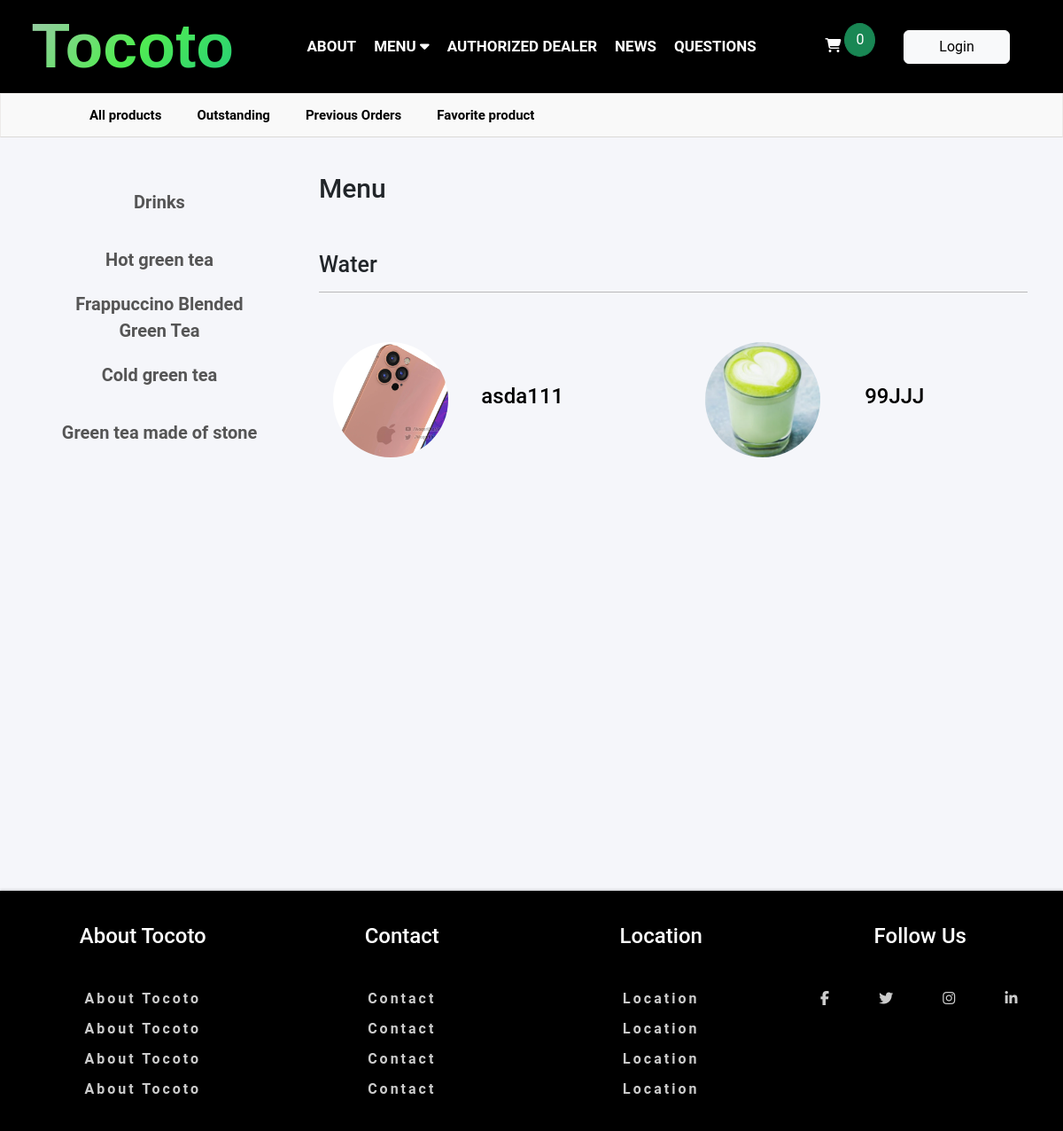
The page /site/products/list.php?name_category=Hot green tea on the database its author committed.
### tables this page shows
CREATE TABLE `categories` (
  `id_category` int(11) NOT NULL,
  `name_category` varchar(100) NOT NULL
);

CREATE TABLE `products` (
  `id_product` int(100) NOT NULL,
  `name_product` varchar(100) NOT NULL,
  `name_category` varchar(100) NOT NULL,
  `price` varchar(10) NOT NULL,
  `image` varchar(100) NOT NULL,
  `discount` int(11) NOT NULL,
  `date_added` date DEFAULT NULL,
  `describe` varchar(2000) NOT NULL,
  `special` int(11) NOT NULL,
  `view` int(11) NOT NULL
);

### site/products/list.php (called while the page is built, shortened)
<?php
require "../../global.php";
require '../../dao/products.php';
if (exist_param("name_category")) {
    $name_category = $_GET['name_category'];
    $items = products_select_by_name_category($name_category);
} else if (exist_param("keyword")) {
} else if (exist_param("btn_list")) {
    $items = products_select_page();
} else {
    $items = products_select_all();
}
require '../layout.php';

### global.php (called while the page is built, shortened)
<?php
$ROOT_URL = "/restaurant-php";
$CONTENT_URL = "$ROOT_URL/content";
$SITE_URL = "$ROOT_URL/site";
$IMAGE_URL = "$CONTENT_URL/imgs";

### dao/pdo.php (called while the page is built, shortened)
<?php
function pdo_get_connection()
{
    $dburl = "mysql:host=localhost;dbname=assignment;charset=utf8";
    $username = 'root';
    $password = '';
    $conn = new PDO($dburl, $username, $password);
    $conn->setAttribute(PDO::ATTR_ERRMODE, PDO::ERRMODE_EXCEPTION);
    return $conn;
}
function pdo_query($sql)
{
    $sql_args = array_slice(func_get_args(), 1);
    try {
        $conn = pdo_get_connection();
        $stmt = $conn->prepare($sql);
        $stmt->execute($sql_args);
        $rows = $stmt->fetchAll();
        return $rows;
    } catch (PDOException $e) {
        throw $e;
    } finally {
        unset($conn);
    }
}

### dao/categories.php (called while the page is built, shortened)
<?php
require_once 'pdo.php';
function categories_select_all()
{
    $sql = "SELECT * FROM categories";
    return pdo_query($sql);
}

### dao/products.php (called while the page is built, shortened)
<?php
require_once 'pdo.php';
function products_select_by_name_category($name_category)
{
    $sql = "SELECT * FROM products WHERE name_category=?";
    return pdo_query($sql, $name_category);
}

### site/layout/categories.php (the view)
<div class="list">
    <a href="<?= $SITE_URL ?>/products/list.php" class='list-a content-zoom text-center'>
        Drinks
    </a>
    <?php
    require '../../dao/categories.php';
    $categories_array = categories_select_all();
    foreach ($categories_array as $categories) {
        $href = "$SITE_URL/products/list.php?name_category=$categories[name_category]";
        echo "
        <a href='$href' class='list-a content-zoom text-center'>
            $categories[name_category]
        </a>
    ";
    }
    ?>
</div>

### site/products/list-ui.php (shortened to what this page needs)
<nav class=" nav--sp">
    <a href="" class="nav-a content-zoom">All products</a>
    <a href="" class="nav-a content-zoom">Outstanding</a>
    <a href="" class="nav-a content-zoom">Previous Orders</a>
    <a href="" class="nav-a content-zoom">Favorite product</a>
</nav>
<section class="section--sp">
    <?php require '../layout/categories.php' ?>
    <div class="product">
        <h3 class="title-menu">Menu</h3>
        <h3 class="title-water">Water</h3>
        <div class="product-menu" id="products">
            <?php
            foreach ($items as $item) {
                extract($item);
            ?>
                <form action="detail.php" method="POST">
                    <div class="">
                        <a href="detail.php?id_product=<?= $id_product ?>" class="product-water content-zoom p-3 text-decoration-none text-black">
                            <img src="<?= $IMAGE_URL ?>/products/<?= $image ?>" alt="" width="50px" class="water-img">
                            <div class="">
                                <h4 class="text-center"><?= $name_product ?></h4>
                            </div>
                        </a>
                    </div>
                </form>
            <?php
            }
            ?>
        </div>
    </div>
</section>

### content/css/main.css (style rules this page uses)
*, *::before, *::after { box-sizing: border-box; }
* { margin: 0; }
html, body { height: 100%; }
body { line-height: 1.5; overflow-x: hidden; }
img, picture, video, canvas, svg { display: block; max-width: 100%; }
p, h1, h2, h3, h4, h5, h6 { overflow-wrap: break-word; }
:root { --primary-font: "Roboto", sans-serif; --primary-color: #2ecc71; --white-color: #f5f6fa; --gray1e: #1e1e1e; --grayb5: #b5b3af; --gray7d: #7d7d7d; --white: #fff; --container: 1100px; --animate-duration: 1s; --animate-delay: 1s; --animate-repeat: 1; }
body { background-color: var(--body-bg); font-family: var(--primary-font) !important; font-weight: 700 !important; }
a { text-decoration: none; color: inherit; }
section { background-color: var(--white-color); }
.content-zoom { transition: transform 0.2s ease-in-out; }
.section--sp { font-family: "Roboto", sans-serif; padding-top: 40px; display: grid; grid-template-columns: 30% 70%; }
.nav--sp { padding-left: 100px; background-color: #f9f9f9; border: 1px solid #edebe9; border-bottom: 1px solid #dbd9d7; width: 100%; z-index: inherit; height: 50px; display: flex; align-items: center; }
.nav--sp .nav-a { font-family: "Roboto", sans-serif; font-size: 15px; margin-right: 40px; color: black; text-decoration: none; }
.section--sp .list { animation: list 2s linear; }
.list { margin: 0 auto; display: grid; grid-template-rows: 65px 65px 65px 65px 65px; align-items: center; }
.list-a { cursor: pointer; max-width: 230px; text-decoration: none; font-size: 20px; color: rgb(85, 85, 85); background-color: var(--white-color); }
.section--sp .product { animation: product 2s linear; }
.product { max-width: 800px; }
.product .title-menu { font-size: 30px; padding-bottom: 30px; }
.product .title-water { padding: 15px 0; font-size: 25px; border-bottom: 0.1px solid rgb(185, 185, 185); }
.product-menu { margin-top: 40px; display: grid; gap: 0 100px; grid-template-columns: 40% 40%; }
.product-water { display: grid; grid-template-columns: 45% auto; gap: 10px; grid-template-rows: 130px; align-items: center; }
.product-water .water-img { width: 100%; height: 100%; border-radius: 50%; }

### rows shown on the page
categories: name_category "Hot green tea"
categories: name_category "Frappuccino Blended Green Tea"
categories: name_category "Cold green tea"
categories: name_category "Green tea made of stone"
products: image (picture), name_product "asda111"
products: image (picture), name_product "99JJJ"
